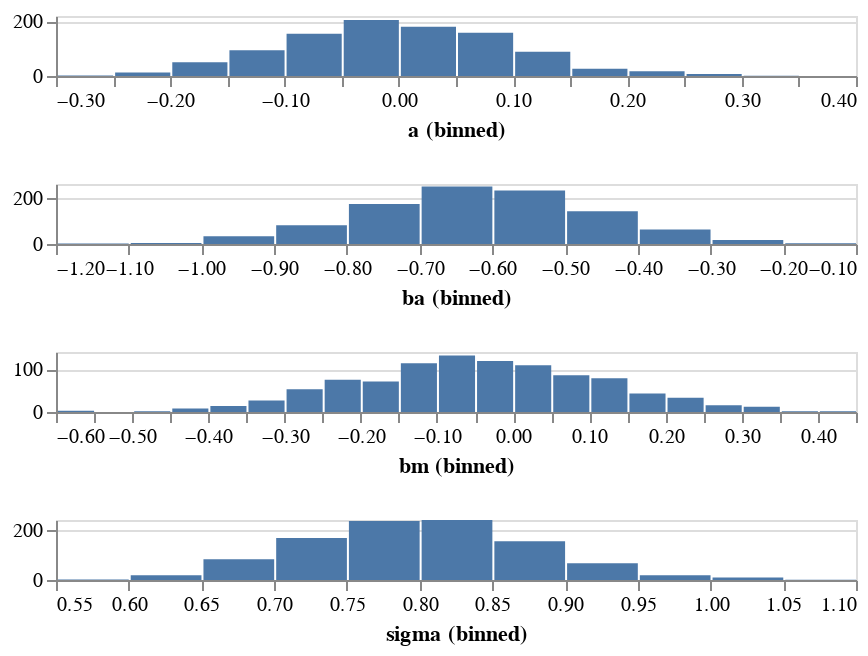

Notebook source saved alongside this figure:
### Code cell
j_summary(post)
# why not include grid plot option..

### Figure 1 — Vega-Lite specification as saved in the notebook (floating-point values rounded to 4 significant figures; data arrays with more than 128 entries replaced by an {"elided": "..."} marker saying what was removed)
{"config": {"view": {"continuousWidth": 400, "continuousHeight": 300}}, "repeat": {"row": ["a", "ba", "bm", "sigma"]}, "spec": {"data": {"name": "data-7a2644061354d495fbad8ad9bfdf5d68"}, "mark": "bar", "encoding": {"x": {"type": "quantitative", "bin": {"maxbins": 20}, "field": {"repeat": "row"}}, "y": {"type": "quantitative", "aggregate": "count", "title": null}}, "height": 30}, "$schema": "https://vega.github.io/schema/vega-lite/v4.8.1.json", "datasets": {"data-7a2644061354d495fbad8ad9bfdf5d68": {"elided": "1000 records"}}}
